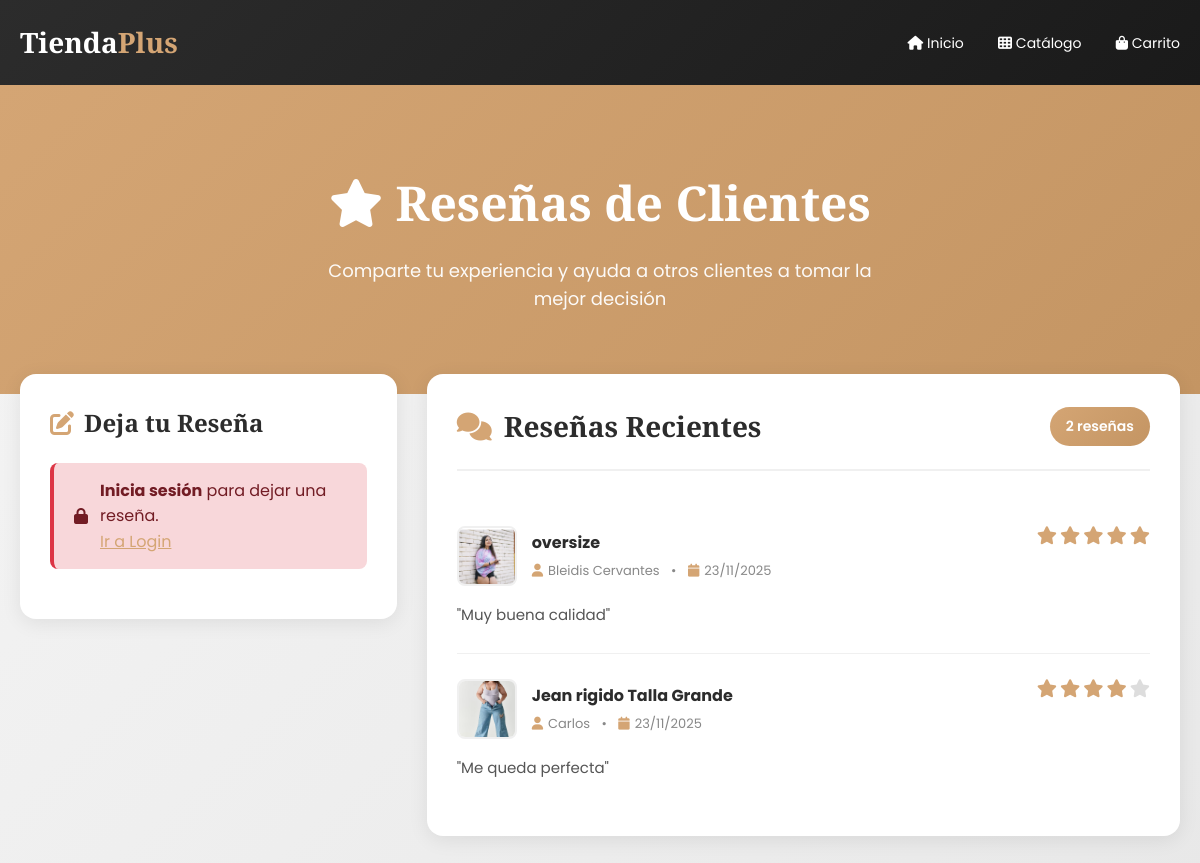
Screenshot of /web/resenas.php with the database file from the repository.
### tables this page shows
CREATE TABLE `resenas` (
  `id` int(11) NOT NULL,
  `usuario_id` int(11) NOT NULL,
  `producto_id` int(11) NOT NULL,
  `comentario` text DEFAULT NULL,
  `calificacion` int(1) NOT NULL,
  `fecha` datetime DEFAULT current_timestamp()
);

CREATE TABLE `productos` (
  `id` int(11) NOT NULL,
  `categoria_id` int(11) NOT NULL,
  `nombre` varchar(100) NOT NULL,
  `descripcion` text DEFAULT NULL,
  `precio` decimal(10,2) NOT NULL,
  `stock` int(11) NOT NULL DEFAULT 0,
  `tallas` varchar(100) DEFAULT NULL,
  `imagen` varchar(255) DEFAULT NULL,
  `destacado` tinyint(1) DEFAULT 0
);

CREATE TABLE `usuarios` (
  `id` int(11) NOT NULL,
  `nombre` varchar(100) NOT NULL,
  `email` varchar(100) NOT NULL,
  `password` varchar(255) DEFAULT NULL,
  `rol` enum('admin','cliente','administrador') DEFAULT 'cliente'
);

### web/resenas.php (the view, shortened to what this page needs)
<?php
require_once('../backend/conexion.php');
$usuario_id = $_SESSION['usuario_id'] ?? null;
$resenas = $conn->query("
    SELECT r.*, p.nombre AS producto, p.imagen, u.nombre AS usuario
    FROM resenas r
    INNER JOIN productos p ON r.producto_id = p.id
    LEFT JOIN usuarios u ON r.usuario_id = u.id
    ORDER BY r.fecha DESC
    LIMIT 50
");
?>
<!DOCTYPE html>
<html lang="es">
<head>
  <link rel="stylesheet" href="https://cdnjs.cloudflare.com/ajax/libs/font-awesome/6.4.0/css/all.min.css">
</head>
<body>
  <div class="header">
    <div class="header-content">
      <a href="index.php" class="logo">Tienda<span>Plus</span></a>
      <nav>
        <a href="index.php"><i class="fas fa-home"></i> Inicio</a>
        <a href="catalogo.php"><i class="fas fa-th"></i> Catálogo</a>
        <a href="carrito.php"><i class="fas fa-shopping-bag"></i> Carrito</a>
      </nav>
    </div>
  </div>
  <div class="hero">
    <h1><i class="fas fa-star"></i> Reseñas de Clientes</h1>
    <p>Comparte tu experiencia y ayuda a otros clientes a tomar la mejor decisión</p>
  </div>
  <div class="container">
    <div class="content-grid">
      <div class="form-card">
        <h2><i class="fas fa-edit"></i> Deja tu Reseña</h2>
        <?php if (!$usuario_id): ?>
          <div class="alert alert-error">
            <i class="fas fa-lock"></i>
            <div>
              <strong>Inicia sesión</strong> para dejar una reseña.
              <br><a href="login.php" style="color: #d4a574;">Ir a Login</a>
            </div>
          </div>
        <?php endif; ?>
      </div>
      <div class="reviews-section">
        <div class="reviews-header">
          <h2><i class="fas fa-comments"></i> Reseñas Recientes</h2>
          <span class="reviews-count"><?= $resenas->num_rows ?> reseñas</span>
        </div>
        <?php if ($resenas->num_rows > 0): ?>
          <?php while ($r = $resenas->fetch_assoc()): ?>
            <div class="review-card">
              <div class="review-header">
                <div class="review-product">
                  <img src="../uploads/<?= htmlspecialchars($r['imagen']) ?>" alt="<?= htmlspecialchars($r['producto']) ?>"
                    class="product-thumb" onerror="this.src='../uploads/sin_imagen.png'">
                  <div class="product-info">
                    <h4><?= htmlspecialchars($r['producto']) ?></h4>
                    <div class="review-meta">
                      <i class="fas fa-user"></i><?= htmlspecialchars($r['usuario'] ?? 'Usuario') ?>
                      <span style="margin: 0 8px;">•</span>
                      <i class="fas fa-calendar"></i><?= date('d/m/Y', strtotime($r['fecha'])) ?>
                    </div>
                  </div>
                </div>
                <div class="review-rating">
                  <?php for ($i = 1; $i <= 5; $i++): ?>
                    <i class="fas fa-star <?= $i <= $r['calificacion'] ? 'star-filled' : 'star-empty' ?>"></i>
                  <?php endfor; ?>
                </div>
              </div>
              <div class="review-content">
                "<?= htmlspecialchars($r['comentario']) ?>"
              </div>
            </div>
          <?php endwhile; ?>
        <?php endif; ?>
      </div>
    </div>
  </div>
</body>
</html>

### web/resenas.php (style rules this page uses)
* { margin: 0; padding: 0; box-sizing: border-box; }
body { font-family: 'Poppins', sans-serif; background: linear-gradient(135deg, #f5f5f5 0%, #e8e8e8 100%); color: #2c2c2c; line-height: 1.6; }
.header { background: linear-gradient(135deg, #2c2c2c 0%, #1a1a1a 100%); padding: 20px 0; box-shadow: 0 2px 10px rgba(0, 0, 0, 0.1); }
.header-content { max-width: 1200px; margin: 0 auto; padding: 0 20px; display: flex; justify-content: space-between; align-items: center; }
.logo { font-family: 'Playfair Display', serif; font-size: 28px; font-weight: 700; color: white; text-decoration: none; }
.logo span { color: #d4a574; }
nav a { color: white; text-decoration: none; margin-left: 30px; font-size: 14px; transition: color 0.3s; }
.hero { background: linear-gradient(135deg, #d4a574 0%, #c49563 100%); color: white; text-align: center; padding: 80px 20px; }
.hero h1 { font-family: 'Playfair Display', serif; font-size: 48px; font-weight: 700; margin-bottom: 15px; }
.hero p { font-size: 18px; opacity: 0.95; max-width: 600px; margin: 0 auto; }
.container { max-width: 1200px; margin: -50px auto 60px; padding: 0 20px; }
.content-grid { display: grid; grid-template-columns: 1fr 2fr; gap: 30px; margin-top: 30px; }
.form-card { background: white; border-radius: 16px; padding: 30px; box-shadow: 0 4px 20px rgba(0, 0, 0, 0.08); height: fit-content; position: sticky; top: 20px; }
.form-card h2 { font-family: 'Playfair Display', serif; font-size: 24px; color: #2c2c2c; margin-bottom: 20px; display: flex; align-items: center; gap: 10px; }
.form-card h2 i { color: #d4a574; }
.alert { padding: 15px 20px; border-radius: 8px; margin-bottom: 20px; display: flex; align-items: center; gap: 12px; animation: slideDown 0.3s ease; }
.alert-error { background: #f8d7da; border-left: 4px solid #dc3545; color: #721c24; }
.reviews-section { background: white; border-radius: 16px; padding: 30px; box-shadow: 0 4px 20px rgba(0, 0, 0, 0.08); }
.reviews-header { display: flex; justify-content: space-between; align-items: center; margin-bottom: 30px; padding-bottom: 20px; border-bottom: 2px solid #f0f0f0; }
.reviews-header h2 { font-family: 'Playfair Display', serif; font-size: 28px; color: #2c2c2c; display: flex; align-items: center; gap: 12px; }
.reviews-header h2 i { color: #d4a574; }
.reviews-count { background: linear-gradient(135deg, #d4a574 0%, #c49563 100%); color: white; padding: 8px 16px; border-radius: 20px; font-size: 14px; font-weight: 600; }
.review-card { border-bottom: 1px solid #f0f0f0; padding: 25px 0; animation: fadeIn 0.5s ease; }
.review-card:last-child { border-bottom: none; }
.review-header { display: flex; justify-content: space-between; align-items: flex-start; margin-bottom: 15px; }
.review-product { display: flex; align-items: center; gap: 15px; }
.product-thumb { width: 60px; height: 60px; border-radius: 8px; object-fit: cover; border: 2px solid #f0f0f0; }
.product-info h4 { font-size: 16px; color: #2c2c2c; margin-bottom: 5px; }
.review-meta { font-size: 13px; color: #888; }
.review-meta i { color: #d4a574; margin-right: 5px; }
.review-rating { display: flex; gap: 3px; font-size: 18px; }
.star-filled { color: #d4a574; }
.star-empty { color: #ddd; }
.review-content { color: #555; line-height: 1.8; font-size: 15px; margin-top: 12px; }

### rows the page displays
resenas: producto.nombre (picture), producto.nombre "oversize", usuario.nombre "Bleidis Cervantes", fecha "23/11/2025", calificacion 5 (drawn), comentario "Muy buena calidad"
resenas: producto.imagen (picture), producto.nombre "Jean rigido Talla Grande", usuario.nombre "Carlos", fecha "23/11/2025", calificacion 4 (drawn), comentario "Me queda perfecta"

### other values shown
$resenas->num_rows "2"
